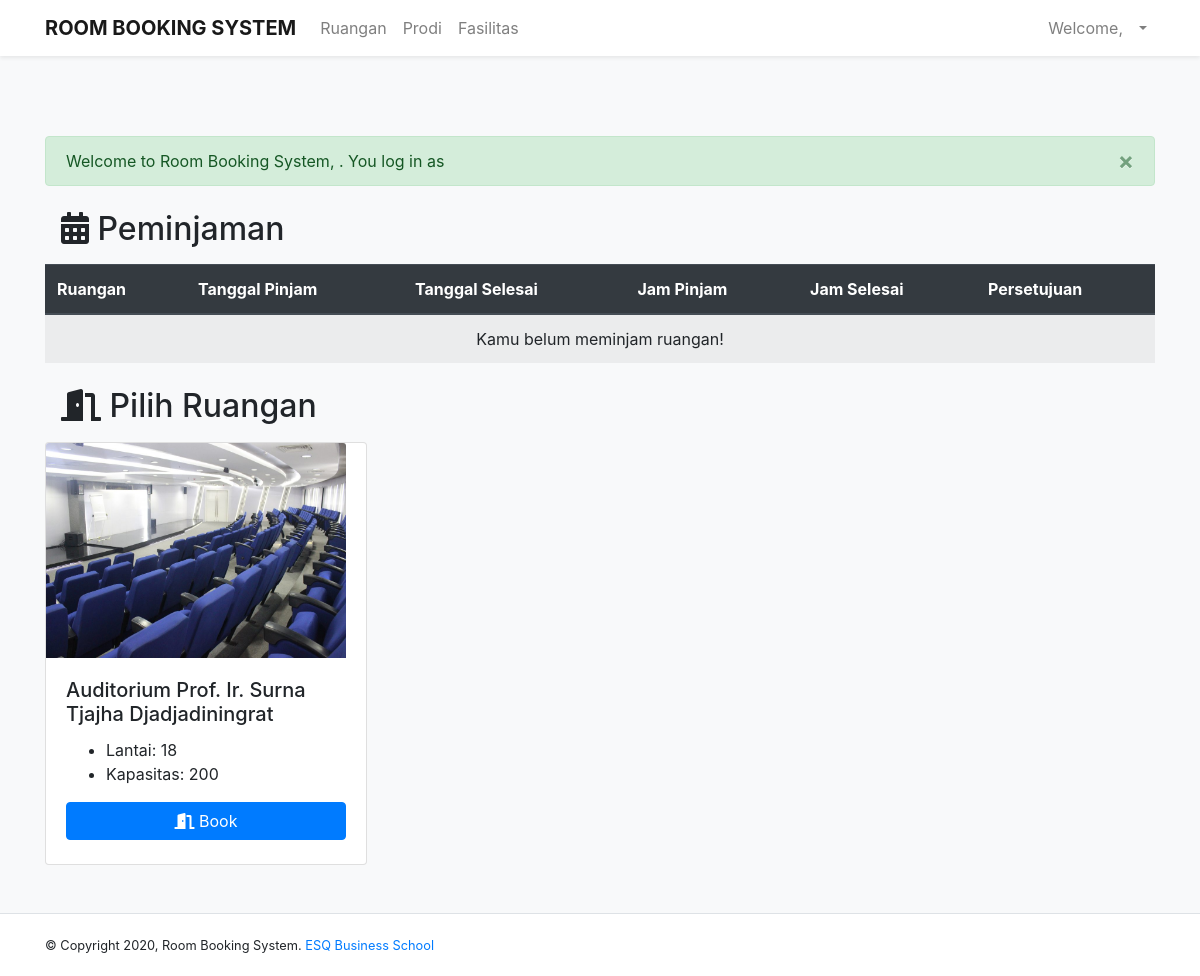
The page /dashboardMahasiswa.php on the database its author committed.
### tables this page shows
CREATE TABLE `peminjaman_ruangan` (
  `IDPeminjaman` int(11) NOT NULL,
  `jamPinjam` time NOT NULL,
  `jamSelesai` time NOT NULL,
  `lamaPinjam` time NOT NULL,
  `keperluan` varchar(350) NOT NULL,
  `tglPinjam` date NOT NULL,
  `tglSelesai` date NOT NULL,
  `persetujuan` varchar(20) NOT NULL DEFAULT 'Belum disetujui',
  `tglPersetujuan` timestamp NOT NULL DEFAULT CURRENT_TIMESTAMP ON UPDATE CURRENT_TIMESTAMP,
  `UserID` int(11) DEFAULT NULL,
  `IDRuangan` int(11) DEFAULT NULL
);

CREATE TABLE `ruangan` (
  `IDRuangan` int(11) NOT NULL,
  `namaRuangan` varchar(100) NOT NULL,
  `kapasitas` int(11) NOT NULL,
  `lantai` int(11) NOT NULL,
  `fotoRuangan` varchar(40) NOT NULL,
  `UserID` int(11) DEFAULT NULL
);

### inc.koneksi.php (called while the page is built, shortened)
<?php
    class Connection{
        private $host = "localhost";
        private $user = "root";
        private $password = "";
        function connect(){
            $conn = mysqli_connect($this->host, $this->user, $this->password);
            $this->connection = $conn;
        }
    }
?>

### class/class.Peminjaman.php (called while the page is built, shortened)
<?php
include_once 'class.Ruangan.php';
class Peminjaman_Ruangan extends Connection{
    public function SelectAllPeminjamanUser(){
        $sql = "SELECT pr.*, r.namaRuangan FROM peminjaman_ruangan pr JOIN ruangan r ON pr.IDRuangan = r.IDRuangan";
        $result = mysqli_query($this->connection, $sql);
        $arrResult = Array();
        $count=0;
        if(mysqli_num_rows($result) > 0){
            while ($data = mysqli_fetch_array($result)){
                $objPeminjaman = new Peminjaman_Ruangan();
                $objPeminjaman->IDPeminjaman=$data['IDPeminjaman'];
                $objPeminjaman->ruangan->namaRuangan=$data['namaRuangan'];
                $objPeminjaman->UserID=$data['UserID'];
                $objPeminjaman->tglPinjam=$data['tglPinjam'];
                $objPeminjaman->tglSelesai=$data['tglSelesai'];
                $objPeminjaman->jamPinjam=$data['jamPinjam'];
                $objPeminjaman->jamSelesai=$data['jamSelesai'];
                $objPeminjaman->keperluan=$data['keperluan'];
                $objPeminjaman->persetujuan=$data['persetujuan'];
                $objPeminjaman->tglPersetujuan=$data['tglPersetujuan'];
                $arrResult[$count] = $objPeminjaman;
                $count++;
            }
        }
        return $arrResult;
    }
}
?>

### class/class.Ruangan.php (called while the page is built, shortened)
<?php
class Ruangan extends Connection{
    public function SelectAllRuangan(){
        $sql = "SELECT * FROM ruangan";
        $result = mysqli_query($this->connection, $sql);
        $arrResult = Array();
        $count=0;
            while ($data = mysqli_fetch_array($result)){
                $objRuangan = new Ruangan();
                $objRuangan->IDRuangan=$data['IDRuangan'];
                $objRuangan->namaRuangan=$data['namaRuangan'];
                $objRuangan->lantai=$data['lantai'];
                $objRuangan->kapasitas=$data['kapasitas'];
                $objRuangan->fotoRuangan=$data['fotoRuangan'];
                $objRuangan->UserID=$data['UserID'];
                $arrResult[$count] = $objRuangan;
                $count++;
            }
        return $arrResult;
    }
}
?>

### pages/listRuangan.php (the view, shortened to what this page needs)
<div class="container">
    <div class="wrapper">
        <div class="Title">
            <div class="alert alert-success alert-dismissible fade show" role="alert">
                Welcome to Room Booking System, <?php echo '<strong>'.$_SESSION["nama"].'</strong>' ?>. You log in as <?php echo $_SESSION["role"] ?>
                <button type="button" class="close" data-dismiss="alert" aria-label="Close" >
                    <span aria-hidden="true">&times;</span>
                </button>
            </div>
            <div class="navbar">
                <h2><i class="fas fa-calendar-alt"></i> Peminjaman </h2>
            </div>
            <table class="table table-striped">
                <thead class="thead-dark">
                    <tr>
                        <th scope="col">Ruangan</th>
                        <th scope="col">Tanggal Pinjam</th>
                        <th scope="col">Tanggal Selesai</th>
                        <th scope="col">Jam Pinjam</th>
                        <th scope="col">Jam Selesai</th>
                        <th scope="col">Persetujuan</th>
                    </tr>
                </thead>
                <tbody>
                    <?php
                        require_once('./class/class.Peminjaman.php');
                        $objPeminjaman = new Peminjaman_Ruangan();
                        $arrayPeminjaman = $objPeminjaman->SelectAllPeminjamanUser();
                        if(count($arrayPeminjaman) == 0){
                            echo '<tr><td colspan="6" class="justify-content-center align-items-center"><i class="fas fa-calendar-times"></i>Tidak ada data!</td></tr>';
                        } else{
                            foreach ($arrayPeminjaman as $dataPeminjaman) {
                                if ($_SESSION["UserID"] == $dataPeminjaman->UserID) {
                                    echo '<tr>';
                                    echo '<td style="white-space: nowrap; overflow: hidden; width: 70px; text-overflow: ellipsis; table-layout: fixed">'.$dataPeminjaman->ruangan->namaRuangan.'</td>';
                                    echo '<td>'.$dataPeminjaman->tglPinjam.'</td>';
                                    echo '<td>'.$dataPeminjaman->tglSelesai.'</td>';
                                    echo '<td>'.$dataPeminjaman->jamPinjam.'</td>';
                                    echo '<td>'.$dataPeminjaman->jamSelesai.'</td>';
                                    echo '<td ';
                                    if ($dataPeminjaman->persetujuan === 'Disetujui') {
                                        echo 'class="alert alert-success" role="alert"><strong>'.$dataPeminjaman->persetujuan;
                                    } elseif ($dataPeminjaman->persetujuan === 'Tidak disetujui') {
                                        echo 'class="alert alert-danger" role="alert"><strong>'.$dataPeminjaman->persetujuan;
                                    } else {
                                        echo 'class="alert alert-warning" role="alert"><strong>'.$dataPeminjaman->persetujuan;
                                    }
                                    echo '</strong></td>';
                                    echo '</tr>';
                                } else {
                                    echo '<tr><td colspan="6" style="text-align: center;"> Kamu belum meminjam ruangan! </td></tr>';
                                }
                            }
                        }
                    ?>
                </tbody>
            </table>
            <div class="navbar">
                <h2><i class="fas fa-door-open"></i> Pilih Ruangan</h2>
            </div>
            <div class="row row-cols-1 row-cols-md-3 m-0">
                <?php
                    require_once('./class/class.Ruangan.php');
                    $objRuangan = new Ruangan();
                    $arrayResult = $objRuangan->SelectAllRuangan();
                    if(count($arrayResult) == 0){
                        echo '<h3>Tidak ada data!</h3>';
                    } else{
                        foreach ($arrayResult as $dataRuangan) {
                            echo '<div class="col-mb-4">';
                            echo '<div class="card cardRuangan mr-5">';
                            echo '<img src="upload/'.$dataRuangan->fotoRuangan.'" class="card-img-top" alt="'.$dataRuangan->namaRuangan.'">';
                            echo '<div class="card-body">';
                            echo '<h5 class="card-title">'.$dataRuangan->namaRuangan.'</h5>';
                            echo '<ul>';
                            echo '<li>Lantai: '.$dataRuangan->lantai.'</li>';
                            echo '<li>Kapasitas: '.$dataRuangan->kapasitas.'</li>';
                            echo '</ul>';
                            echo '<a class="btn btn-primary btn-block mb-1" href="dashboardMahasiswa.php?p=formPinjam&IDRuangan='.$dataRuangan->IDRuangan.'&namaRuangan='.$dataRuangan->namaRuangan.'" role="button"><i class="fas fa-door-open"></i> Book</a>';
                            echo '</div>';
                            echo '</div>';
                            echo '</div>';
                        }
                    }
                ?>
            </div>
        </div>
    </div>
</div>

### styles.css (style rules this page uses)
.Title { padding: 80px 0 0 0; }
.card-img-top { width: 100%; max-width: 300px; height: 215px; }

### rows shown on the page
peminjaman_ruangan: shows "Kamu belum meminjam ruangan!"
ruangan: fotoRuangan (picture), namaRuangan "Auditorium Prof. Ir. Surna Tjajha Djadjadiningrat", lantai "18", kapasitas "200"
